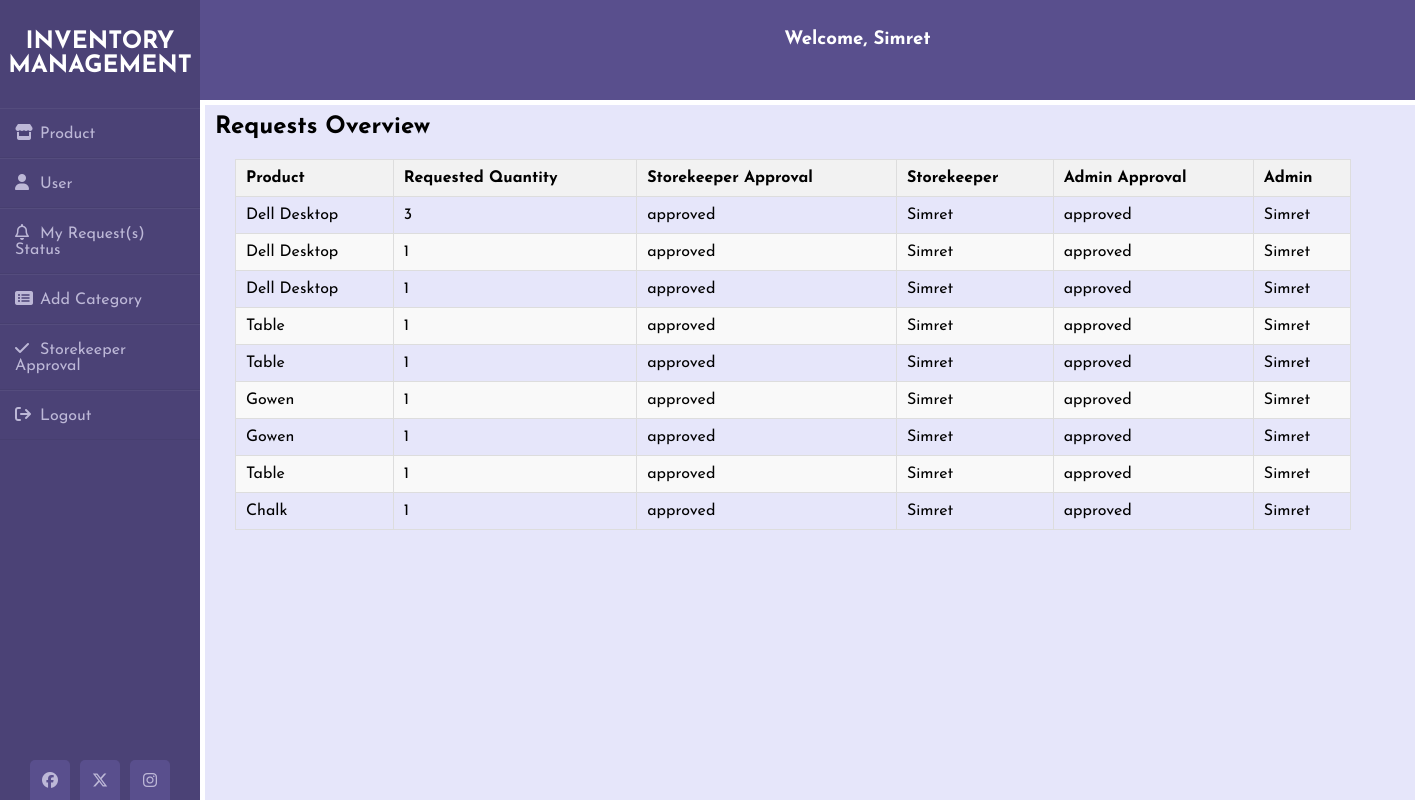
The page /user-requests/ (signed in) on the database its author committed.
### inventory/models.py (models this page shows)
class UserProfile(AbstractUser):
    USER_TYPE_CHOICES = [
        ('normal', 'Normal User'),
        ('storekeeper', 'Store Keeper'),
        ('admin', 'Admin'),
    ]
    full_name = models.CharField(max_length=255)
    position = models.CharField(max_length=255)
    user_type = models.CharField(max_length=20, choices=USER_TYPE_CHOICES, default='normal')
    phone = models.CharField(max_length=14, default='123456789')
    email = models.EmailField()
    image = models.ImageField(default='avatar.png', upload_to='User_images', blank=True)
    registered_date = models.DateTimeField(auto_now_add=True)
    groups = models.ManyToManyField(
        'auth.Group',
        related_name='user_profiles_groups',
        blank=True,
        verbose_name='groups',
        help_text='The groups this user belongs to. A user will get all permissions granted to each of their groups.',
    )
    user_permissions = models.ManyToManyField(
        'auth.Permission',
        related_name='user_profiles_permissions',
        blank=True,
        verbose_name='user permissions',
        help_text='Specific permissions for this user.',
    )

### product/models.py (models this page shows, shortened)
class Request(models.Model):
    product = models.ForeignKey('Product', on_delete=models.CASCADE)
    requested_by = models.ForeignKey(get_user_model(), on_delete=models.CASCADE, related_name='requested_by')
    additional_info = models.TextField(blank=True)
    quantity = models.IntegerField(default=1)
    status_choices = [('pending', 'Pending'), ('approved', 'Approved'), ('rejected', 'Rejected')]
    storekeeper_approval_status = models.CharField(max_length=10, choices=status_choices, default='pending')
    admin_approval_status = models.CharField(max_length=10, choices=status_choices, default='pending')
    storekeeper_approved_by = models.ForeignKey(get_user_model(), on_delete=models.CASCADE, null=True, related_name='stokeeper_approved_by')
    admin_approved_by = models.ForeignKey(get_user_model(), on_delete=models.CASCADE, null=True, related_name='admin_approved_by')
    storekeeper_approved_date = models.DateTimeField(null=True)
    admin_approved_date = models.DateTimeField(null=True)
    assignet_to = models.ForeignKey(get_user_model(), on_delete=models.CASCADE, related_name='assignet_to', null=True)

class Product(models.Model):
    name = models.CharField(max_length=255)
    serial = models.CharField(max_length=255, null=True, blank=True)
    category = models.ForeignKey('Category', on_delete=models.SET_NULL, blank=True, null=True)
    description = models.TextField()
    price = models.DecimalField(max_digits=10, decimal_places=2)
    quantity = models.PositiveIntegerField()
    unit = models.CharField(max_length=200)
    added_by = models.ForeignKey(get_user_model(), on_delete=models.CASCADE, related_name='added_products')
    added_date = models.DateTimeField(auto_now_add=True)

### product/views.py (the view)
# urls.py: path('user-requests/', user_requests_status, name='user_requests_status'),
def user_requests_status(request):
    user = request.user
    user_requests = Request.objects.filter(requested_by=user)
    return render(request, 'products/request_status.html', {'user_requests': user_requests})

### templates/products/request_status.html (shortened to what this page needs)
{% extends 'base.html' %}
{% load crispy_forms_tags %}
{% block content %}
<div class="wrapper">
  <div class="content">
    {% if user_requests|length == 0 %}
        <h2>You didn't request any product yet !!!</h2>
    {% else %}
        <h2>Requests Overview</h2>
        <table border="1">
            <thead>
                <tr>
                    <th>Product</th>
                    <th>Requested Quantity</th>
                    <th>Storekeeper Approval</th>
                    <th>Storekeeper</th>
                    <th>Admin Approval</th>
                    <th>Admin</th>
                </tr>
            </thead>
            <tbody>
                {% for request_instance in user_requests %}
                    <tr>
                        <td>{{ request_instance.product.name }}</td>
                        <td>{{ request_instance.quantity }}</td>
                        <td>{{ request_instance.storekeeper_approval_status }}</td>
                        <td>{{ request_instance.storekeeper_approved_by.full_name }}</td>
                        <td>{{ request_instance.admin_approval_status }}</td>
                        <td>{{ request_instance.admin_approved_by.full_name }}</td>
                    </tr>
                {% endfor %}
            </tbody>
        </table>
    {% endif %}
  </div>
</div>
{% endblock content%}

### templates/nav_main.html (shortened to what this page needs)
<!DOCTYPE html>
<html lang="en">
{% load static %}
<head>
    <link rel="stylesheet" href="{% static 'css/style.css' %}" />
    <link rel="stylesheet" href="https://cdnjs.cloudflare.com/ajax/libs/font-awesome/6.5.1/css/all.min.css" />
</head>
<body>
    <div class="wrapper">
        <div class="sidebar">
            <h2>Inventory Management</h2>
            <ul class="parent-list">
                {% if user.is_authenticated %}
                    {% if user.user_type == 'normal' %}
                        <li><a href="#"><i class="fa fa-house"></i>Home</a></li>
                        <li><a href="#"> <i class="fa fa-solid fa-store"></i>Product</a>
                            <ul class="nested-list">
                                <li><a href="{% url 'product_list' %}"><i class="fa fa-solid fa-store"></i>All Products</a></li>
                                <li><a href="{% url 'user_products' %}"><i class="fa fa-solid fa-cart-shopping"></i>My Products</a></li>
                            </ul>
                        </li>
                        <li><a href="{% url 'user_requests_status' %}"><i class="fa far fa-bell"></i>My Request(s) Status</a></li>
                    {% elif user.user_type == 'storekeeper' %}
                        <li><a href="#"> <i class="fa fa-solid fa-store"></i>Product</a>
                        </li>
                        <li><a href="#"><i class="fa fa-user" aria-hidden="true"></i>User</a>
                        </li>
                        <li><a href="{% url 'user_requests_status' %}"><i class="fa far fa-bell"></i>My Request(s) Status</a></li>
                        <li><a href="{% url 'create_category' %}"><i class="fa fa-list-alt" aria-hidden="true"></i>Add Category</a></li>
                        <li><a href="{% url 'store_keeper' %}"><i class="fa fa-check" aria-hidden="true"></i>Storekeeper Approval</a></li>
                    {% endif %}
                    <li><a href="{% url 'logout' %}"><i class="fa fa-sign-out" aria-hidden="true"></i>Logout</a></li>
                {% else %}
                    <li><a href="{% url 'login' %}"><i class="fa fa-sign-in" aria-hidden="true"></i>Login</a></li>
                    <li><a href="#"><i class="far fa-comment"></i> Message</a></li>
                {% endif %}
            </ul>
            <div class="social_media">
                <a href="#"><i class="fa-brands fa-facebook"></i></a>
                <a href="#"><i class="fa-brands fa-x-twitter"></i></a>
                <a href="#"><i class="fa-brands fa-instagram"></i></a>
            </div>
        </div>
       <div class="header">
        {% if user.is_authenticated %}
            <h3>Welcome, {{ user.full_name}}</h3>
        {% endif %}
       </div>
        </div>
</body>
</html>

### static/css/style.css (style rules this page uses)
* { margin: 0; padding: 0; box-sizing: border-box; list-style: none; text-decoration: none; font-family: 'Josefin Sans', sans-serif; }
body { background-color: #ffffff; }
.wrapper { display: flex; position: relative; }
.wrapper .sidebar { width: 200px; height: 100%; background: #4b4276; padding: 30px 0px; position: fixed; z-index: 1; }
.wrapper .sidebar h2 { color: #fff; text-transform: uppercase; text-align: center; margin-bottom: 30px; }
.wrapper .sidebar ul li { padding: 15px; border-bottom: 1px solid #bdb8d7; border-bottom: 1px solid rgba(0, 0, 0, 0.05); border-top: 1px solid rgba(255, 255, 255, 0.05); }
.wrapper .sidebar ul li a { color: #bdb8d7; display: block; }
.wrapper .sidebar ul li a .fa { width: 25px; }
.wrapper .sidebar ul li a .far { width: 25px; }
.wrapper .sidebar .social_media { position: absolute; bottom: 0; left: 50%; transform: translateX(-50%); display: flex; }
.wrapper .sidebar .social_media a { display: block; width: 40px; background: #594f8d; height: 40px; line-height: 45px; text-align: center; margin: 0 5px; color: #bdb8d7; border-top-left-radius: 5px; border-top-right-radius: 5px; }
.wrapper .header { position: fixed; top: 0; margin-left: 200px; width: 100%; background-color: #594f8d; height: 100px; text-align: center; color: #ffffff; z-index: 2; }
.wrapper .header h3 { color: #ffffff; text-align: center; margin-right: 100px; padding-top: 30px; }
.wrapper .content { margin-left: 205px; margin-top: 105px; background-color:#E6E6FA; padding: 10px; position: absolute; width: 100%; overflow-y: auto; white-space: nowrap; min-height: calc(100vh - 105px); }
.wrapper .content table { margin-left: 20px; padding-left: 10px; border-collapse: collapse; margin-top: 20px; width: 80%; }
.wrapper .content table th, .wrapper .content table td { padding: 10px; text-align: left; border: 1px solid #ddd; }
.wrapper .content table thead { background-color: #f2f2f2; }
.wrapper .content table tbody tr:nth-child(even) { background-color: #f9f9f9; }

### rows shown on the page
UserProfile: full_name "Simret"
Request: product.name "Dell Desktop", quantity "3", storekeeper_approval_status "approved", storekeeper_approved_by.full_name "Simret", admin_approval_status "approved", admin_approved_by.full_name "Simret"
Request: product.name "Dell Desktop", quantity "1", storekeeper_approval_status "approved", storekeeper_approved_by.full_name "Simret", admin_approval_status "approved", admin_approved_by.full_name "Simret"
Request: product.name "Dell Desktop", quantity "1", storekeeper_approval_status "approved", storekeeper_approved_by.full_name "Simret", admin_approval_status "approved", admin_approved_by.full_name "Simret"
Request: product.name "Table", quantity "1", storekeeper_approval_status "approved", storekeeper_approved_by.full_name "Simret", admin_approval_status "approved", admin_approved_by.full_name "Simret"
Request: product.name "Table", quantity "1", storekeeper_approval_status "approved", storekeeper_approved_by.full_name "Simret", admin_approval_status "approved", admin_approved_by.full_name "Simret"
Request: product.name "Gowen", quantity "1", storekeeper_approval_status "approved", storekeeper_approved_by.full_name "Simret", admin_approval_status "approved", admin_approved_by.full_name "Simret"
Request: product.name "Gowen", quantity "1", storekeeper_approval_status "approved", storekeeper_approved_by.full_name "Simret", admin_approval_status "approved", admin_approved_by.full_name "Simret"
Request: product.name "Table", quantity "1", storekeeper_approval_status "approved", storekeeper_approved_by.full_name "Simret", admin_approval_status "approved", admin_approved_by.full_name "Simret"
Request: product.name "Chalk", quantity "1", storekeeper_approval_status "approved", storekeeper_approved_by.full_name "Simret", admin_approval_status "approved", admin_approved_by.full_name "Simret"
